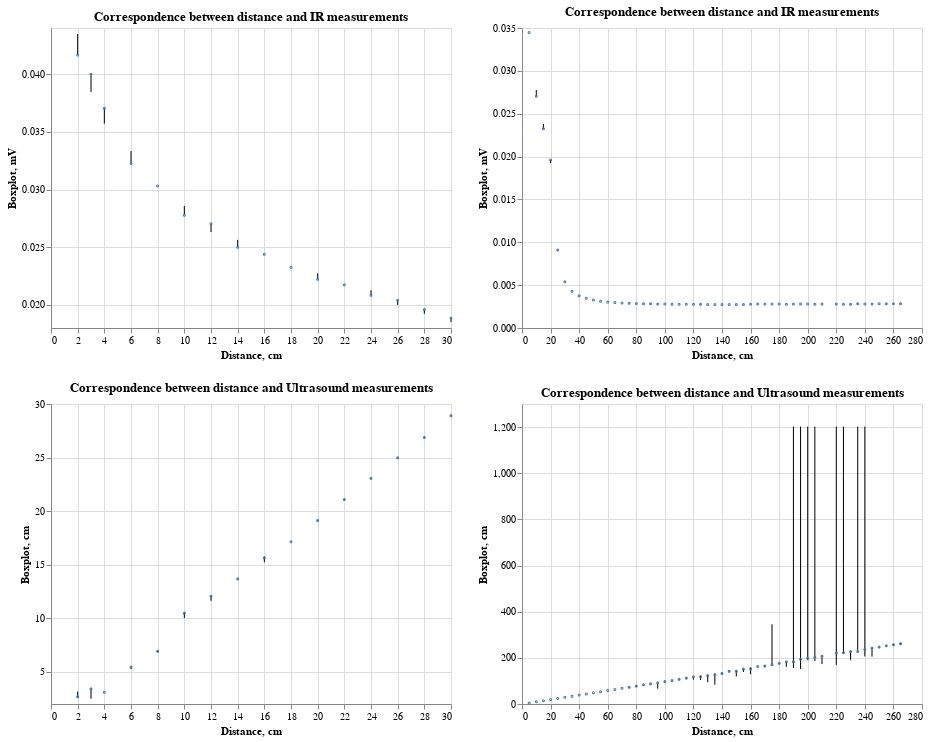

Write notebook code for a chart like this one.
### Code cell
(
    (visualize_results(df_1, 'IR') | visualize_results(df_2, 'IR'))
    &
    (visualize_results(df_1, 'Ultrasound') | visualize_results(df_2, 'Ultrasound'))
)

### Figure 1 — Vega-Lite specification as saved in the notebook (floating-point values rounded to 4 significant figures; data arrays with more than 128 entries replaced by an {"elided": "..."} marker saying what was removed)
{"$schema": "https://vega.github.io/schema/vega-lite/v4.17.0.json", "config": {"view": {"continuousHeight": 300, "continuousWidth": 400}}, "datasets": {"data-8686a335018bc54cc39b443df9ce1b68": {"elided": "1986 records"}, "data-c3bf62d3936bc4023b6a5afe4972e0f1": {"elided": "320 records"}}, "vconcat": [{"hconcat": [{"data": {"name": "data-c3bf62d3936bc4023b6a5afe4972e0f1"}, "layer": [{"encoding": {"tooltip": [{"field": "dist", "type": "quantitative"}, {"aggregate": "min", "field": "IR", "type": "quantitative"}, {"aggregate": "max", "field": "IR", "type": "quantitative"}], "x": {"field": "dist", "title": "Distance, cm", "type": "quantitative"}, "y": {"aggregate": "min", "field": "IR", "scale": {"zero": false}, "title": "Boxplot, mV", "type": "quantitative"}, "y2": {"aggregate": "max", "field": "IR"}}, "mark": "rule"}, {"encoding": {"tooltip": [{"field": "dist", "type": "quantitative"}, {"aggregate": "min", "field": "IR", "type": "quantitative"}, {"aggregate": "max", "field": "IR", "type": "quantitative"}], "x": {"field": "dist", "type": "quantitative"}, "y": {"aggregate": "median", "field": "IR", "type": "quantitative"}}, "mark": {"size": 1, "type": "point"}}], "title": "Correspondence between distance and IR measurements"}, {"data": {"name": "data-8686a335018bc54cc39b443df9ce1b68"}, "layer": [{"encoding": {"tooltip": [{"field": "dist", "type": "quantitative"}, {"aggregate": "min", "field": "IR", "type": "quantitative"}, {"aggregate": "max", "field": "IR", "type": "quantitative"}], "x": {"field": "dist", "title": "Distance, cm", "type": "quantitative"}, "y": {"aggregate": "min", "field": "IR", "scale": {"zero": false}, "title": "Boxplot, mV", "type": "quantitative"}, "y2": {"aggregate": "max", "field": "IR"}}, "mark": "rule"}, {"encoding": {"tooltip": [{"field": "dist", "type": "quantitative"}, {"aggregate": "min", "field": "IR", "type": "quantitative"}, {"aggregate": "max", "field": "IR", "type": "quantitative"}], "x": {"field": "dist", "type": "quantitative"}, "y": {"aggregate": "median", "field": "IR", "type": "quantitative"}}, "mark": {"size": 1, "type": "point"}}], "title": "Correspondence between distance and IR measurements"}]}, {"hconcat": [{"data": {"name": "data-c3bf62d3936bc4023b6a5afe4972e0f1"}, "layer": [{"encoding": {"tooltip": [{"field": "dist", "type": "quantitative"}, {"aggregate": "min", "field": "Ultrasound", "type": "quantitative"}, {"aggregate": "max", "field": "Ultrasound", "type": "quantitative"}], "x": {"field": "dist", "title": "Distance, cm", "type": "quantitative"}, "y": {"aggregate": "min", "field": "Ultrasound", "scale": {"zero": false}, "title": "Boxplot, cm", "type": "quantitative"}, "y2": {"aggregate": "max", "field": "Ultrasound"}}, "mark": "rule"}, {"encoding": {"tooltip": [{"field": "dist", "type": "quantitative"}, {"aggregate": "min", "field": "Ultrasound", "type": "quantitative"}, {"aggregate": "max", "field": "Ultrasound", "type": "quantitative"}], "x": {"field": "dist", "type": "quantitative"}, "y": {"aggregate": "median", "field": "Ultrasound", "type": "quantitative"}}, "mark": {"size": 1, "type": "point"}}], "title": "Correspondence between distance and Ultrasound measurements"}, {"data": {"name": "data-8686a335018bc54cc39b443df9ce1b68"}, "layer": [{"encoding": {"tooltip": [{"field": "dist", "type": "quantitative"}, {"aggregate": "min", "field": "Ultrasound", "type": "quantitative"}, {"aggregate": "max", "field": "Ultrasound", "type": "quantitative"}], "x": {"field": "dist", "title": "Distance, cm", "type": "quantitative"}, "y": {"aggregate": "min", "field": "Ultrasound", "scale": {"zero": false}, "title": "Boxplot, cm", "type": "quantitative"}, "y2": {"aggregate": "max", "field": "Ultrasound"}}, "mark": "rule"}, {"encoding": {"tooltip": [{"field": "dist", "type": "quantitative"}, {"aggregate": "min", "field": "Ultrasound", "type": "quantitative"}, {"aggregate": "max", "field": "Ultrasound", "type": "quantitative"}], "x": {"field": "dist", "type": "quantitative"}, "y": {"aggregate": "median", "field": "Ultrasound", "type": "quantitative"}}, "mark": {"size": 1, "type": "point"}}], "title": "Correspondence between distance and Ultrasound measurements"}]}]}
